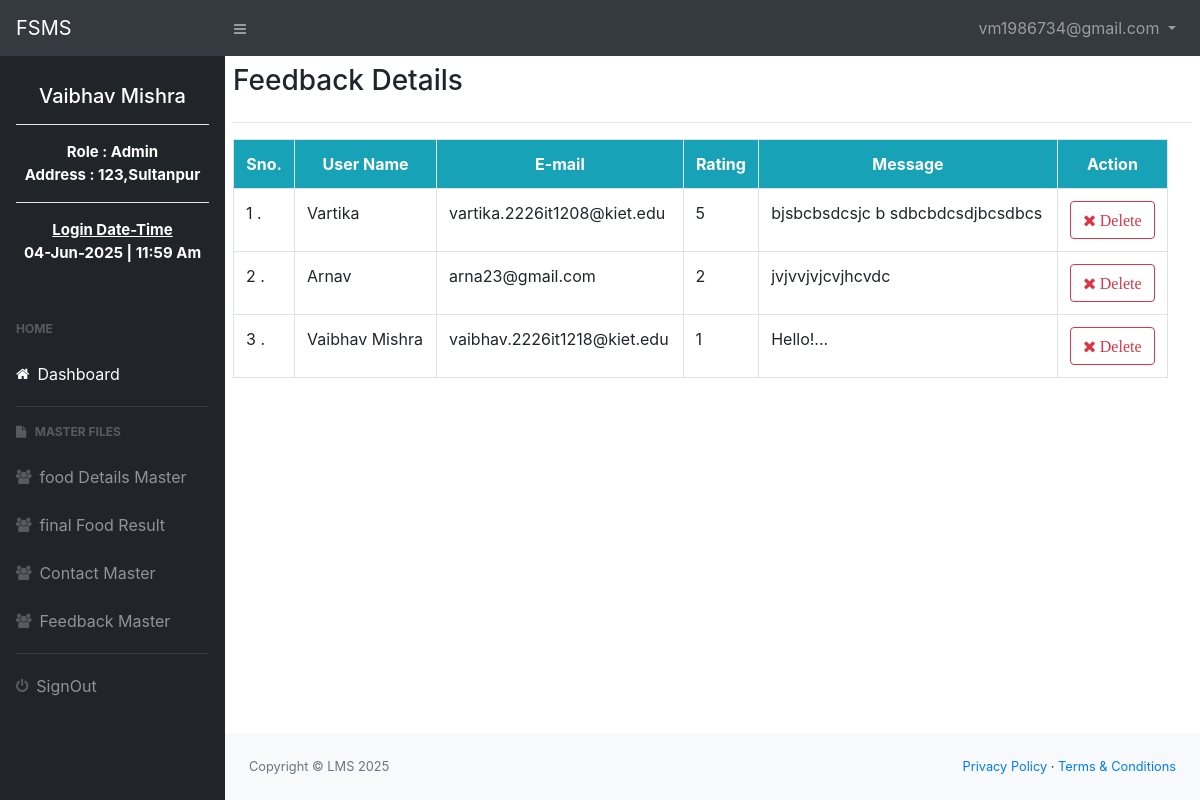
The app's page /feedbackDetails.php (signed in) with its own data.
### tables this page shows
CREATE TABLE `users` (
  `user_id` int(11) NOT NULL,
  `username` varchar(50) NOT NULL,
  `password` varchar(255) NOT NULL,
  `contact` varchar(10) NOT NULL,
  `email` varchar(100) NOT NULL,
  `address` varchar(50) NOT NULL,
  `role` enum('admin','farmer','supplier','consumer') NOT NULL
);

CREATE TABLE `feedback` (
  `id` int(11) NOT NULL,
  `name` varchar(100) NOT NULL,
  `email` varchar(100) NOT NULL,
  `food_quality` int(11) NOT NULL,
  `comments` text DEFAULT NULL,
  `submission_date` timestamp NOT NULL DEFAULT current_timestamp()
);

### feedbackDetails.php (the view, shortened to what this page needs)
<?php
      include("shared/conn.php");
?>
<!DOCTYPE html>
  <html>
   <head>
      <link rel="stylesheet" href="css/all.min.css" />
      <link rel="stylesheet" href="css/bootstrap.min.css" />
      <link rel="stylesheet" href="css/admincss.css" />
      <link rel="stylesheet" href="https://cdnjs.cloudflare.com/ajax/libs/font-awesome/4.7.0/css/font-awesome.min.css">
   </head>
   <body class="sb-nav-fixed" >
   <?php include_once("shared/adminpagetop.php") ?>
   <div id="layoutSidenav">
     <?php include_once("shared/adminsidenav.php") ?>
     <div id="layoutSidenav_content">
      <main>
      <div class="conntainer p-2">
         <div class="row">
            <div class="col-12">
               <h3>Feedback Details</h3>
            </div>
         </div>
         <hr/>
         <div class="row table-responsive">
            <div class="col-md-12">
               <?php
                  $rs=mysqli_query($conn,"SELECT * FROM `feedback` order by id desc")
                  or die("Error: ".mysqli_error($conn));
                  $str="";
                  $id=1;
                  while($row=mysqli_fetch_array($rs))
                     {
                        $str.="<tr>
                                 <td>$id .</td>
                                 <td>$row[1]</td>
                                 <td>$row[2]</td>
                                 <td>$row[3]</td>
                                 <td>$row[4]</td>
                                 <td class='text-center'>
                                 <a href='feedbackDetails?flag=d&id=$row[0]' class='btn btn-outline-danger'
                                        onclick='return connfirm(\"Do you want to Delete this Record..?\")'>
                                        <i class='fa fa-times'>
                                            Delete
                                       </i>
                                  </a>
                             </td>
                </tr>";
               $id++;
      }
      $tbl="";
      if($str)
      {
         $tbl.="<table class='table table-bordered '>
                     <tr class='bg-info text-white text-center'>
                     <th>Sno.</th>
                     <th>User Name</th>
                     <th>E-mail</th>
                     <th>Rating</th>
                     <th>Message</th>
                     <th class='text-center'> Action</th>
                </tr>
                     $str
                     </table>";
      }
      if($tbl)
         echo $tbl;
      else
         echo "No data found.." ;
?>
</div>
</div>
</div>
</main>
<?php
include_once("shared/adminpagebottom.php")
?>
</div>
</div>
</body>
</html>

### shared/adminsidenav.php (shortened to what this page needs)
<div id="layoutSidenav_nav">
<nav class="sb-sidenav accordion sb-sidenav-dark" id="sidenavAccordion">
    <div class="sb-sidenav-menu">
         <?php
         include_once("shared/conn.php");
              if(isset($_SESSION["email"]) &&
                isset($_SESSION["logstatus"]) &&
               $_SESSION["role"]=="admin")
                 {
                    $username="guest";
                    if(isset($_SESSION["email"]))
                    $email=$_SESSION["email"];
                    $rs=mysqli_query($conn,"SELECT * FROM users WHERE email='$email'") or die("Error: ".mysqli_error($conn));
                    if($row=mysqli_fetch_row($rs))
                    {
                       $username=$row[1];
                       $Address=$row[5];
                       $role=$row[6];
                    }
                ?>
      <div class="nav">
            <div class="sb-sidenav-menu-heading text-center text-white text-capitalize " style="font-size:15px;">
                <h5><?php echo "$username"  ?><br/></h5><hr color=white>
                <?php echo "Role : $role" ?><br/>
                <?php echo "Address : $Address" ?><br/><hr color=white>
                <p class="mt-2" >
                <u>Login Date-Time</u><br> <?php echo date('d-M-Y | h:i a')?>
                </p>
            </div>
                    <div class="sb-sidenav-menu-heading">Home</div>
                    <a class="nav-link" href="">
                        <div class="sb-nav-link-icon">
                            <i class="fa fa-home"></i>
                        </div>
                        Dashboard
                    </a>
                    <div style="border-bottom: 1px solid"
		                class="ml-3 mr-3 mt-2 mb-2 text-dark">
                     </div>
                    <div class="sb-sidenav-menu-heading pt-2">
                        <i class="fa fa-file"></i>
                        &nbsp;&nbsp;Master Files
                    </div>
                    <a class="nav-link" href="./itemDetails">
                    <div class="sb-nav-link-icon">
                        <i class="fa fa-users"></i>
                        </div>
                            food Details Master
                    </a>
                    <a class="nav-link" href="FoodresultDetails">
                    <div class="sb-nav-link-icon">
                        <i class="fa fa-users"></i>
                        </div>
                           final Food Result
                    </a>
                    <a class="nav-link" href="contactDetails">
                    <div class="sb-nav-link-icon">
                        <i class="fa fa-users"></i>
                        </div>
                            Contact Master
                    </a>
                    <a class="nav-link" href="feedbackDetails">
                    <div class="sb-nav-link-icon">
                        <i class="fa fa-users"></i>
                        </div>
                            Feedback Master
                    </a>
                        <div style="border-bottom: 1px solid"
                                class="ml-3 mr-3 mt-2 mb-2 text-dark">
                        </div>
                        <a class="nav-link" href="signout.php">
                            <div class="sb-nav-link-icon">
                                    <i class="fa fa-power-off"></i>
                            </div>
                                SignOut
                        </a>
                </div>
             <?php
              }
            ?>
        </div>
    </nav>
</div>

### records on screen
users: username "Vaibhav Mishra", role "Admin", address "123,Sultanpur"
feedback: name "Vartika", email "vartika.2226it1208@kiet.edu", food_quality "5", comments "bjsbcbsdcsjc b sdbcbdcsdjbcsdbcs"
feedback: name "Arnav", email "arna23@gmail.com", food_quality "2", comments "jvjvvjvjcvjhcvdc"
feedback: name "Vaibhav Mishra", email "vaibhav.2226it1218@kiet.edu", food_quality "1", comments "Hello!..."

### other values on screen
$_SESSION["email"] "vm1986734@gmail.com"
